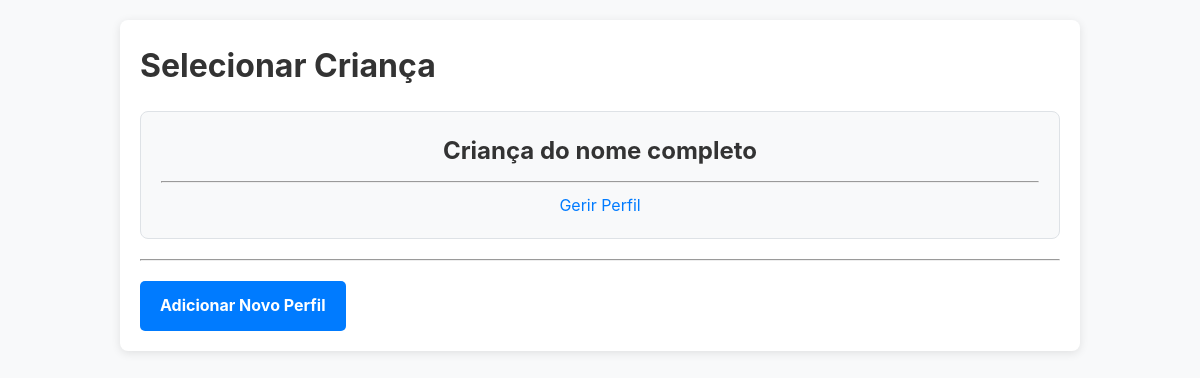
Page /profiles/ (signed in) on the earlier database version.
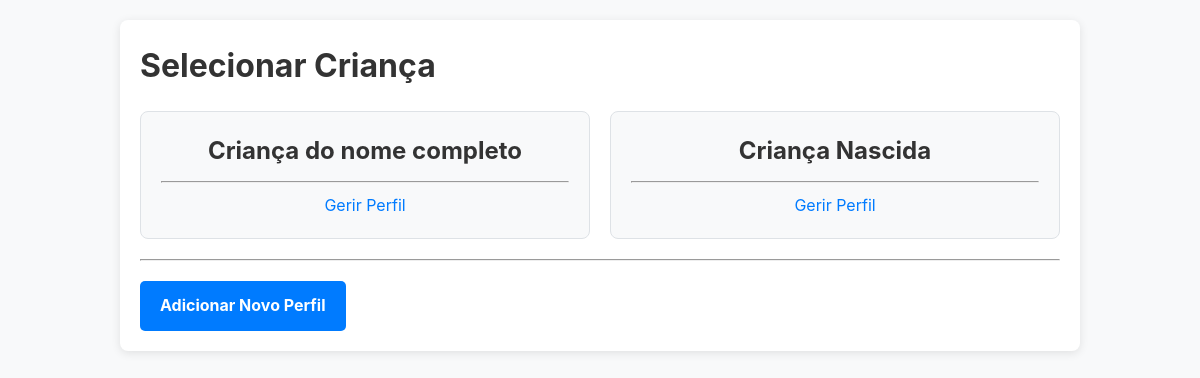
Same page on the later database version.
### core/models.py (models this page shows, shortened)
class Profile(models.Model):
    user = models.ForeignKey(User, on_delete=models.CASCADE, related_name='profiles')
    name = models.CharField(max_length=255, verbose_name="Nome Completo")
    GRAU_AUTISMO_CHOICES = [
        ('1', 'Nível 1 - Leve'),
        ('2', 'Nível 2 - Moderado'),
        ('3', 'Nível 3 - Severo'),
    ]
    data_nascimento = models.DateField(verbose_name="Data de Nascimento")
    grau_autismo = models.CharField(
        max_length=1,
        choices=GRAU_AUTISMO_CHOICES,
        verbose_name="Grau de Autismo"
    )
    tem_laudo = models.BooleanField(default=False, verbose_name="Possui laudo médico?")
    is_active = models.BooleanField(default=True, verbose_name="Está ativo?")
    created_at = models.DateTimeField(auto_now_add=True)
    class Meta:
        unique_together = ('user', 'name')

### core/views.py (the view)
# urls.py: path('profiles/', views.profile_select, name='profile_select'),
@login_required
def profile_select(request):
    profiles = request.user.profiles.filter(is_active=True)
    return render(request, 'core/profile_select.html', {'profiles': profiles})

### core/templates/core/profile_select.html
{% extends "core/base.html" %}
{% block content %}
  <h1>Selecionar Criança</h1>
  <div class="profile-grid">
    {% for profile in profiles %}
      <div class="profile-card">
        <a href="{% url 'select_profile_and_redirect' profile.id %}">
          <h2>{{ profile.name }}</h2>
        </a>
        <hr style="margin: 10px 0;">
        <a href="{% url 'profile_detail' profile.id %}">Gerir Perfil</a>
      </div>
    {% endfor %}
  </div>
  <hr style="margin: 20px 0;">
  <a href="{% url 'profile_create' %}" class="button">Adicionar Novo Perfil</a>
  {% endblock %}

Differences in the rows shown:
added Profile: name "Criança Nascida"
